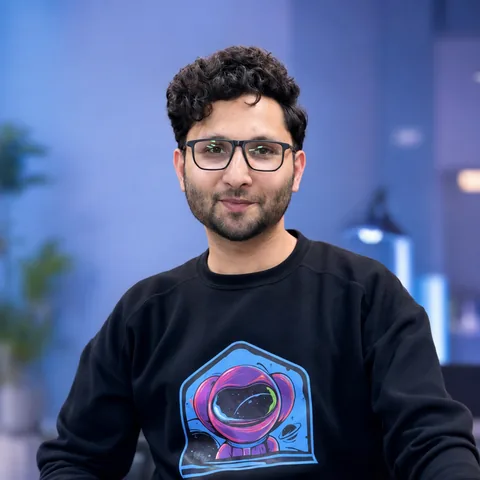
#> input picture portfolio/assets/rowaim-safdar-480.webp, 480 x 480 px
$ python build_cards.py --photo portfolio/assets/rowaim-safdar-480.webp
#> lines starting #> are read from the running program, lines starting #| are printed output that depends on the picture; after the words box and inside, x2 and y2 are one past the last pixel; in counts of white or black regions, pixels touching at a corner belong together
"""Builds dark_mode.svg and light_mode.svg: ASCII portrait (from photo.png) + neofetch-style info.

Edit PROFILE / STATS below, then run:  python build_cards.py [--photo photo.png]
Stats numbers start as 0; update_stats.py fills them in (locally or via the GitHub Action).
"""
import argparse
from pathlib import Path
from xml.sax.saxutils import escape

from PIL import Image, ImageOps

LINE_CHARS = 64  # every info line is exactly this many characters, so values share one right edge

PROFILE = [
    ("header", "rowaim@safdar"),
    ("kv", "OS", "Windows, Linux Ubuntu, CentOS"),
    ("kv", "Host", "Nysonian Inc."),
    ("kv", "Kernel", "AI Automation Engineer"),
    ("kv", "IDE", "VS Code, Claude Code, Cursor, Antigravity"),
    ("blank",),
    ("kv", "Languages.Programming", "Python, SQL, Bash"),
    ("kv", "Languages.Computer", "JSON, YAML, Markdown"),
    ("kv", "Languages.Real", "English, Urdu, Pashto"),
    ("blank",),
    ("kv", "Hobbies.Software", "AI Agents, Automation"),
    ("kv", "Hobbies.Hardware", "Football, Bike Travel, Nature Exploring"),
    ("blank",),
    ("section", "Contact"),
    ("kv", "Email", "rowaimsafdar@gmail.com"),
    ("kv", "LinkedIn", "rowaimsafdar"),
    ("kv", "GitHub", "RowaimSafdar"),
    ("kv", "Location", "Islamabad, Pakistan"),
    # GitHub stats are off for now. To bring them back, restore these lines and rebuild;
    # update_stats.py and the workflow pick them up automatically.
    # ("blank",),
    # ("section", "GitHub Stats"),
    # ("stats", ("repos", "Repos"), ("contributed", "Contributed")),
    # ("stats", ("stars", "Stars"), ("followers", "Followers")),
    # ("stats", ("commits", "Commits (1y)"), ("contributions", "Contributions (1y)")),
]

THEMES = {
    "dark": dict(bg="#06111D", border="#1B2A3A", key="#7BE0B8", value="#4CB8F5",
                 dots="#3A4B5C", head="#E8F1F6", art="#98ABBB"),
    "light": dict(bg="#F6F8FA", border="#D0D7DE", key="#0E7A5A", value="#1A78B8",
                  dots="#9AA7B3", head="#1F2328", art="#57606A"),
}

WIDTH, HEIGHT = 985, 530
FONT = "ConsolasFallback, Consolas, 'Courier New', monospace"
TEXT_SIZE, TEXT_LINE = 15, 20.5
ART_SIZE, ART_LINE = 10, 12
ART_COLS = 48
RAMP = " .:-=+*#%@"  # light -> dense
TEXT_X = 345
LEFT_COL, RIGHT_COL = 30, 31  # stats columns: LEFT_COL + " | " + RIGHT_COL == LINE_CHARS


def portrait_rows(photo: Path | None, dense_is_bright: bool, crop: tuple | None = None) -> list[str]:
    img = ImageOps.exif_transpose(Image.open(photo) if photo else _placeholder()).convert("RGBA")
    if crop:
        img = img.crop(crop)
    img = ImageOps.fit(img, (600, 800), centering=(0.5, 0.35))  # 3:4, biased to the face
    # characters are ~0.6 wide per 1.18 tall, so squash rows to keep the face's proportions
    rows = round(ART_COLS * (800 / 600) * (0.6 * ART_SIZE / ART_LINE))
    # Transparent pixels (a background-removed PNG) become blank in both themes;
    # without this, inverting the ramp for light mode turns a dark background into a solid block.
    alpha = img.getchannel("A")
    # Stretch contrast using only the upper part of the subject (the head), so the face gets the
    # full character range instead of sharing it with clothing.
    head = alpha.point(lambda a: 255 if a > 127 else 0)
    head.paste(0, (0, int(img.height * 0.6), img.width, img.height))
    gray = ImageOps.autocontrast(img.convert("L"), cutoff=1, mask=head)
    gray = gray.resize((ART_COLS, rows), Image.LANCZOS)
    alpha = alpha.resize((ART_COLS, rows), Image.LANCZOS)
    out = []
    for y in range(rows):
        line = ""
        for x in range(ART_COLS):
            if alpha.getpixel((x, y)) < 128:
                line += " "
                continue
            b = gray.getpixel((x, y)) / 255
            level = b if dense_is_bright else 1 - b
            ramp = RAMP[1:]  # never a space on the subject, so dark clothing still shows its outline
            line += ramp[min(int(level * len(ramp)), len(ramp) - 1)]
        out.append(line.rstrip())
    return out


def _placeholder() -> Image.Image:
    from PIL import ImageDraw, ImageFilter
    shade = Image.new("L", (600, 800), 0)
    d = ImageDraw.Draw(shade)
    d.ellipse((170, 120, 430, 460), fill=220)
    d.rectangle((255, 430, 345, 540), fill=170)
    d.ellipse((40, 500, 560, 1000), fill=130)
    shade = shade.filter(ImageFilter.GaussianBlur(14))
    img = Image.merge("RGBA", (shade, shade, shade, shade.point(lambda v: 255 if v > 40 else 0)))
    return img


def kv_parts(key: str, value: str, width: int, value_id: str | None = None):
    prefix = f". {key}:"
    dots = width - len(prefix) - len(value) - 2
    if dots < 1:
        raise ValueError(f"'{key}: {value}' is too long for {width} chars")
    parts = [("dots", ". "), ("key", f"{key}:"), ("dots", " " + "." * dots + " ", f"{value_id}_dots" if value_id else None),
             ("value", value, f"{value_id}_data" if value_id else None)]
    return parts


def line_parts(item):
    kind = item[0]
    if kind == "header":
        return [("head", item[1]), ("dots", " " + "-" * (LINE_CHARS - len(item[1]) - 1))]
    if kind == "section":
        return [("dots", "- "), ("head", item[1]), ("dots", " " + "-" * (LINE_CHARS - len(item[1]) - 3))]
    if kind == "blank":
        return [("dots", ".")]
    if kind == "kv":
        return kv_parts(item[1], item[2], LINE_CHARS)
    if kind == "stats":
        (lid, lkey), (rid, rkey) = item[1], item[2]
        left = kv_parts(lkey, "0", LEFT_COL, lid)
        right = kv_parts(rkey, "0", RIGHT_COL + 2, rid)[1:]  # drop the leading ". " for the right column
        return left + [("dots", " | ")] + right
    raise ValueError(kind)


def build(theme: str, art: list[str]) -> str:
    c = THEMES[theme]
    art_top = (HEIGHT - len(art) * ART_LINE) / 2 + ART_SIZE
    text_top = (HEIGHT - len(PROFILE) * TEXT_LINE) / 2 + TEXT_SIZE - 4
    o = [
        f'<svg xmlns="http://www.w3.org/2000/svg" xml:space="preserve" width="{WIDTH}" height="{HEIGHT}" '
        f'viewBox="0 0 {WIDTH} {HEIGHT}" font-family="{FONT}">',
        "<style>",
        f".key{{fill:{c['key']}}} .value{{fill:{c['value']}}} .dots{{fill:{c['dots']}}} .head{{fill:{c['head']}}}",
        "</style>",
        f'<rect x="0.5" y="0.5" width="{WIDTH - 1}" height="{HEIGHT - 1}" rx="15" fill="{c["bg"]}" stroke="{c["border"]}"/>',
        f'<text x="25" y="{art_top:.1f}" font-size="{ART_SIZE}" fill="{c["art"]}">',
    ]
    for i, row in enumerate(art):
        # non-breaking spaces: browsers collapse ordinary leading spaces in SVG text, which skews the portrait
        o.append(f'<tspan x="25" y="{art_top + i * ART_LINE:.1f}">{escape(row).replace(" ", "&#160;")}</tspan>')
    o.append("</text>")
    o.append(f'<text x="{TEXT_X}" y="{text_top:.1f}" font-size="{TEXT_SIZE}">')
    for i, item in enumerate(PROFILE):
        spans = []
        parts = line_parts(item)
        for j, part in enumerate(parts):
            cls, text = part[0], part[1]
            pid = f' id="{part[2]}"' if len(part) > 2 and part[2] else ""
            if pid and part[2].endswith("_dots"):
                # fixed width of dots + value, so update_stats.py can re-pad as numbers change
                pid += f' data-w="{len(text) + len(parts[j + 1][1])}"'
            spans.append(f'<tspan class="{cls}"{pid}>{escape(text)}</tspan>')
        o.append(f'<tspan x="{TEXT_X}" y="{text_top + i * TEXT_LINE:.1f}">{"".join(spans)}</tspan>')
    o += ["</text>", "</svg>", ""]
    return "\n".join(o)


def main():
    ap = argparse.ArgumentParser()
    ap.add_argument("--photo", default="photo.png", help="ideally a background-removed PNG")
    ap.add_argument("--crop", help="left,top,right,bottom in pixels, to frame head and shoulders")
    args = ap.parse_args()
    photo = Path(args.photo)
    if not photo.exists():
        print(f"{photo} not found, using a placeholder silhouette")
        photo = None
    crop = tuple(int(v) for v in args.crop.split(",")) if args.crop else None
    for theme, dense_is_bright in (("dark", True), ("light", False)):
        art = portrait_rows(photo, dense_is_bright, crop)
#> in portrait_rows, `img = ImageOps.fit(img, (600, 800), centering=(0.5, 0.35))`:
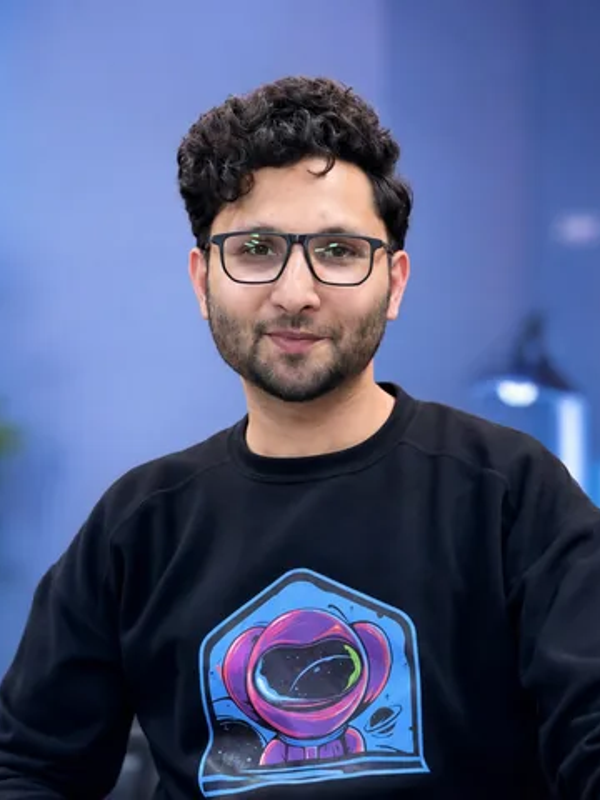
#> img: PIL image 600x800 RGBA; mean R, G, B, A 79.1, 89.5, 127.6, 255
#> in portrait_rows, `alpha = img.getchannel("A")`: alpha: PIL image 600x800 L; every value is 255
#> in portrait_rows, `head.paste(0, (0, int(img.height * 0.6), img.width, img.height))`:
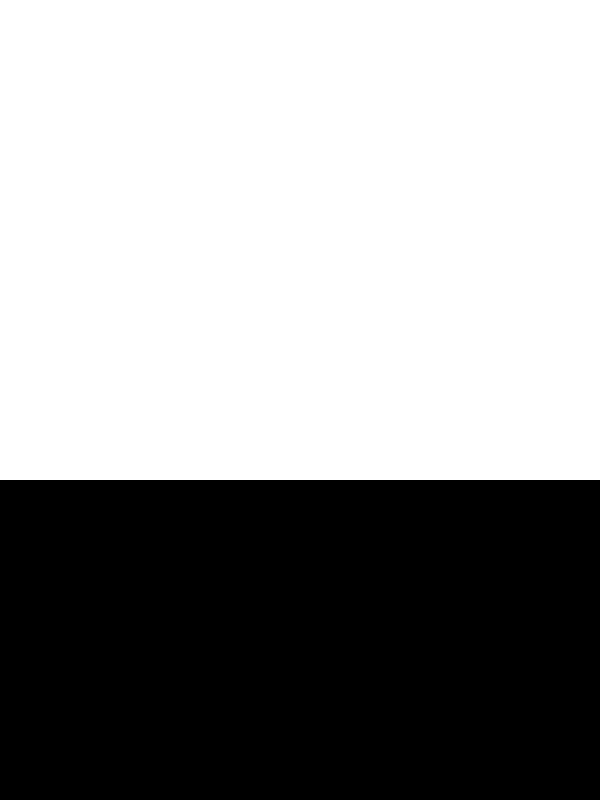
#> head: PIL image 600x800 L; 60% white; 1 black region, box (x1, y1, x2, y2) and area: (0, 480, 600, 800) 192000
#> in portrait_rows, `gray = ImageOps.autocontrast(img.convert("L"), cutoff=1, mask=head)`:
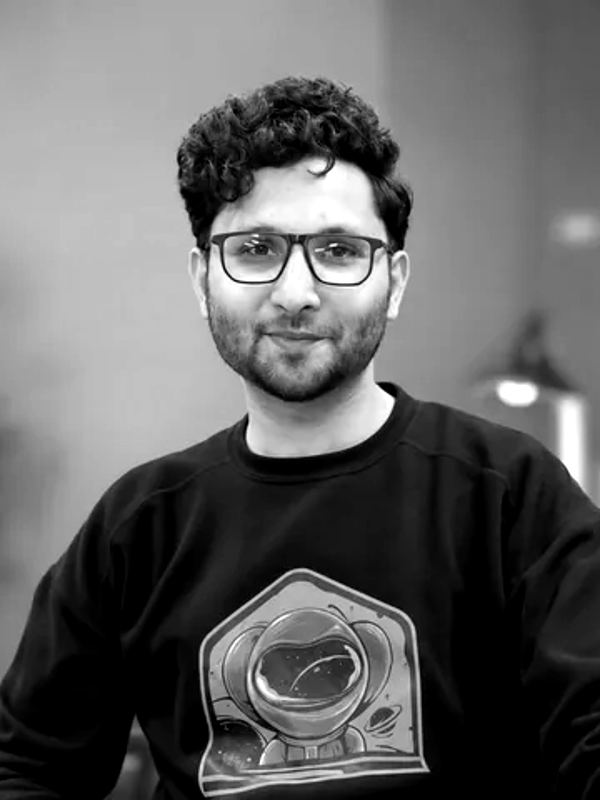
#> gray: PIL image 600x800 L; min 0, max 255, mean 100.6
#> in portrait_rows, `gray = gray.resize((ART_COLS, rows), Image.LANCZOS)`:
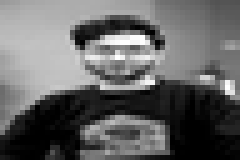
#> gray: PIL image 48x32 L (shown 5 times larger); min 0, max 255, mean 100.7
#> in portrait_rows, `alpha = alpha.resize((ART_COLS, rows), Image.LANCZOS)`: alpha: PIL image 48x32 L; every value is 255
#> after the loop in portrait_rows, `for y in range(rows):`: out = 32 items
#> art = 32 items
        Path(f"{theme}_mode.svg").write_text(build(theme, art), encoding="utf-8")
#> in build, `art_top = (HEIGHT - len(art) * ART_LINE) / 2 + ART_SIZE`: art_top = 83
#> the loop in build, `for i, row in enumerate(art):` made 32 passes
#> after the loop in build, `for i, row in enumerate(art):`: o = 38 items
#> after the loop in build, `for i, item in enumerate(PROFILE):`: o = 58 items
        print(f"wrote {theme}_mode.svg ({len(art)} portrait rows)")
#| wrote dark_mode.svg (32 portrait rows)


if __name__ == "__main__":
    main()
